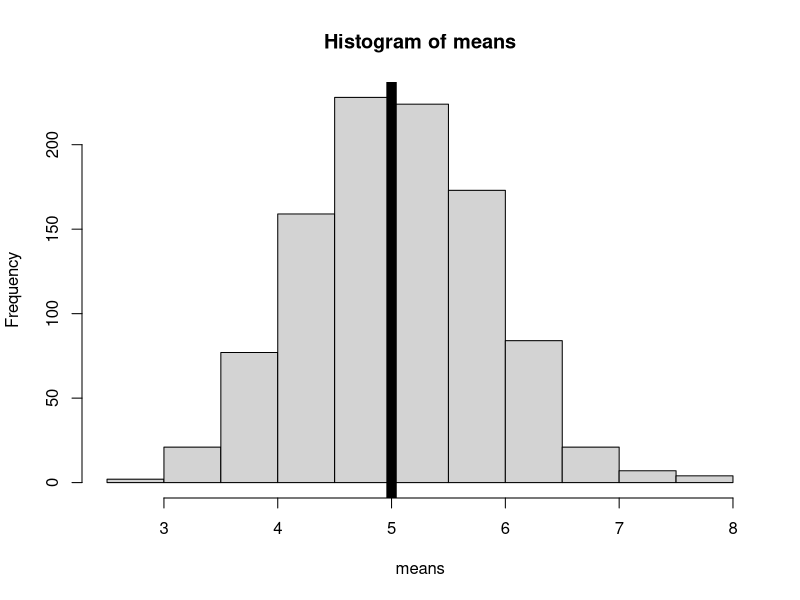
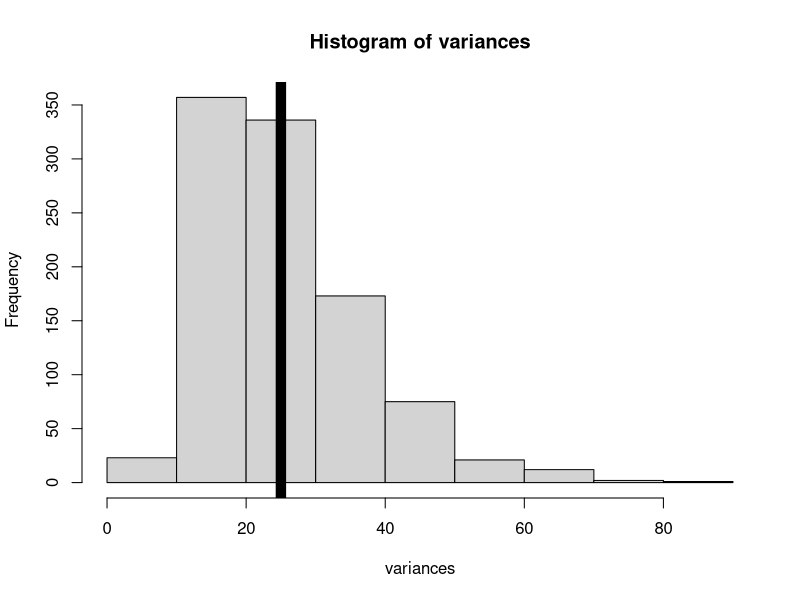
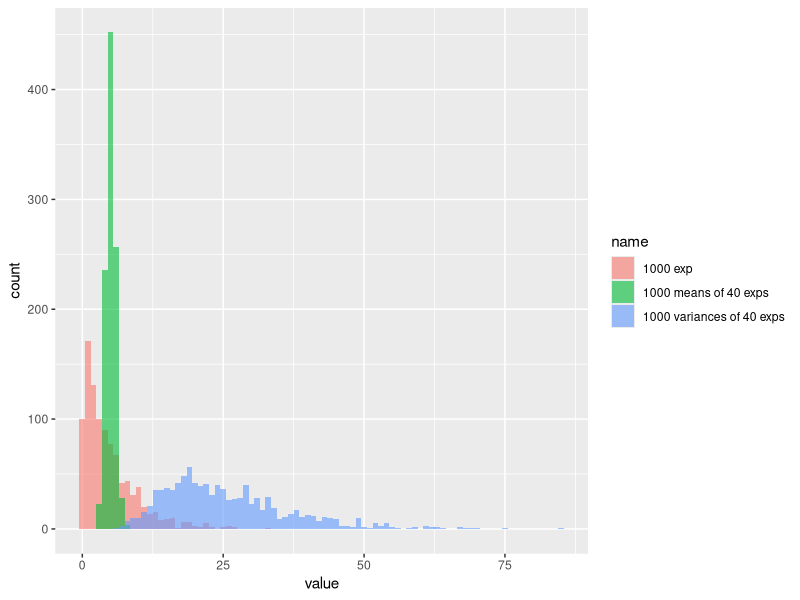
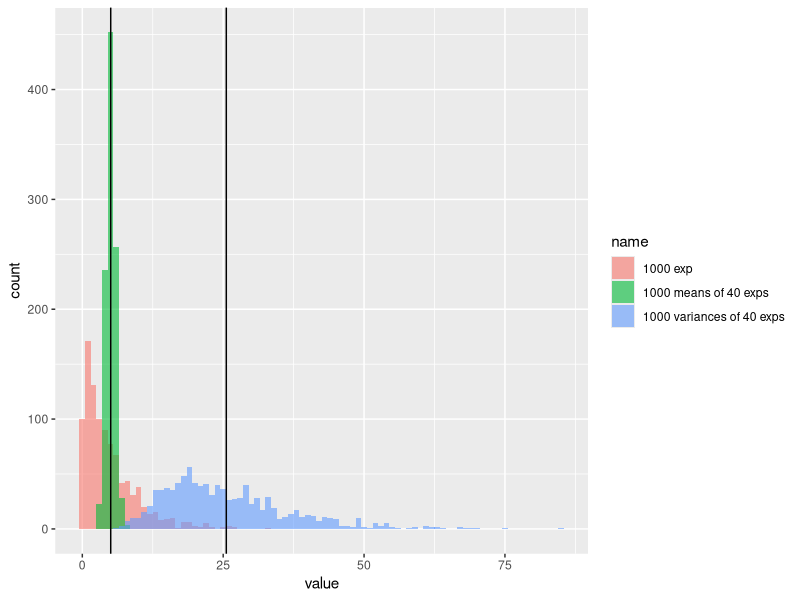
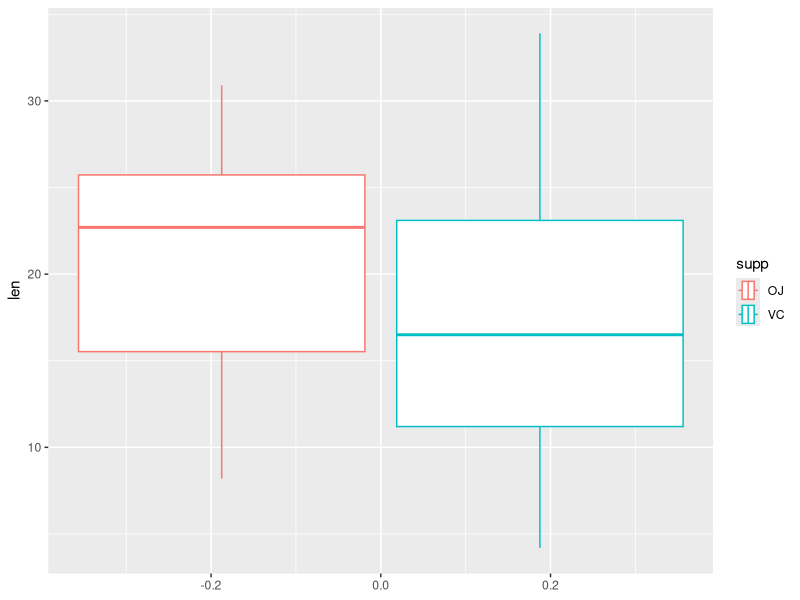
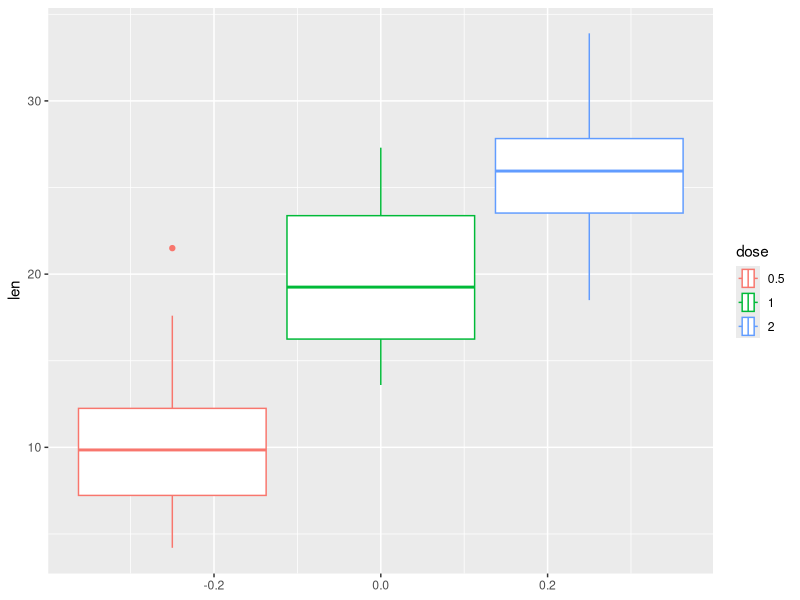

R code for these plots, in order:
## ---- chunk 1
library(ggplot2)
library(datasets)
## ---- chunk 2
lambda<-0.2
samplesize<-40
n_sim<-1000
df<-matrix(rexp(samplesize*n_sim, lambda), n_sim, samplesize)
## ---- chunk 3
means<-apply(df, 1, mean)
hist(means)
abline(v=1/lambda, lwd=10)
## ---- chunk 4
variances<-(apply(df, 1, sd))^2
hist(variances)
abline(v=1/lambda^2, lwd=10)
## ---- chunk 5
df2<-data.frame(name=factor(rep(c("1000 exp", "1000 means of 40 exps", "1000 variances of 40 exps"), each=1000)) , value=c(df[,1], means, variances))
head(df2)
tail(df2)
## ---- chunk 6
summarystat<-data.frame(distribution_mean=1/lambda,
                        mean_of_1000_means=mean(df2$value[which(df2$name=="1000 means of 40 exps")]),
                        mean_of_1000_variances=mean(df2$value[which(df2$name=="1000 variances of 40 exps")]))
summarystat 
## ---- chunk 7
g<-ggplot(df2, aes(value, color=name, fill=name)) + geom_histogram(linetype="blank", position="identity", alpha=.6, binwidth = 1)
g
## ---- chunk 8
g<-g + geom_vline(xintercept = summarystat$mean_of_1000_means)
g<-g + geom_vline(xintercept = summarystat$mean_of_1000_variances)
g
## ---- chunk 9
head(ToothGrowth)
summary(ToothGrowth)
str(ToothGrowth)
## ---- chunk 10
ToothGrowth$dose<-factor(ToothGrowth$dose)
table(ToothGrowth$dose)
table(ToothGrowth$supp)
## ---- chunk 11
ggplot(ToothGrowth, aes(len, col=supp)) + geom_boxplot() + coord_flip()
## ---- chunk 12
t.test(ToothGrowth$len[which(ToothGrowth$supp=="OJ")],
       ToothGrowth$len[which(ToothGrowth$supp=="VC")], var.equal = FALSE)
## ---- chunk 13
ggplot(ToothGrowth, aes(len, col=dose)) + geom_boxplot() + coord_flip()
## ---- chunk 14
t.test(ToothGrowth$len[which(ToothGrowth$dose==.5)],
       ToothGrowth$len[which(ToothGrowth$dose==1)])

t.test(ToothGrowth$len[which(ToothGrowth$dose==1)],
       ToothGrowth$len[which(ToothGrowth$dose==2)])

t.test(ToothGrowth$len[which(ToothGrowth$dose==.5)],
       ToothGrowth$len[which(ToothGrowth$dose==2)])
